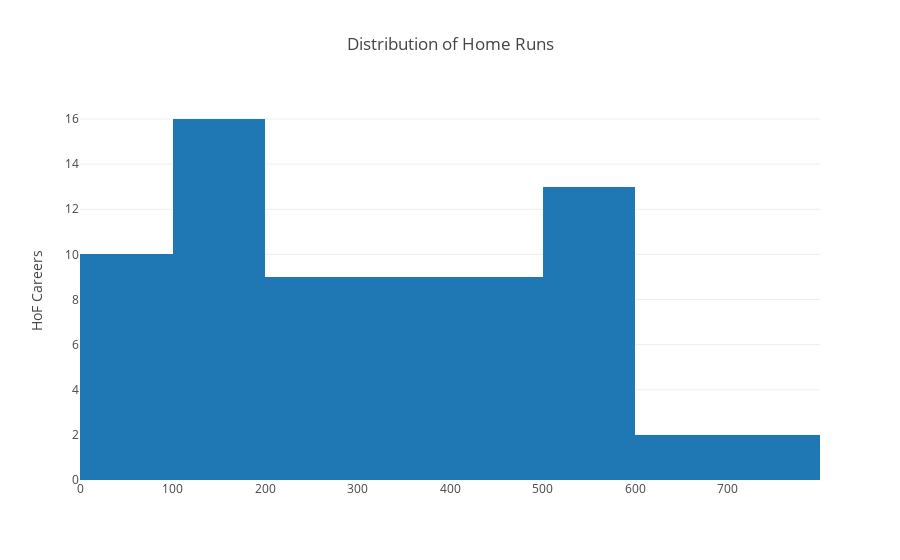

Here is the notebook cell this chart was saved with:
### Code cell
trace = go.Histogram(
    x = df_hof['HR']
    )

layout = dict(title = 'Distribution of Home Runs',
              yaxis = dict(zeroline = False,title= 'HoF Careers')
             )

data = [trace]

fig = dict(data=data, layout=layout)

# Plot and embed in ipython notebook!
py.offline.iplot(fig)

### Figure 1 — Plotly figure (JSON) as saved in the notebook; plotly's stock layout.template omitted (floating-point values rounded to 4 significant figures)
{"data": [{"type": "histogram", "uid": "1328fb54-90fb-11e8-aa70-780cb8613cd9", "x": [755, 210, 83, 45, 449, 512, 118, 68, 317, 149, 92, 117, 47, 170, 438, 361, 534, 105, 184, 331, 630, 135, 183, 297, 301, 563, 399, 33, 573, 369, 83, 198, 536, 28, 512, 660, 521, 205, 234, 268, 504, 475, 511, 379, 207, 170, 382, 431, 268, 586, 137, 714, 282, 548, 307, 102, 28, 407, 117, 475, 154, 521, 58, 101, 113, 426, 521, 465, 452, 251]}], "layout": {"title": "Distribution of Home Runs", "yaxis": {"title": "HoF Careers", "zeroline": false}}}
